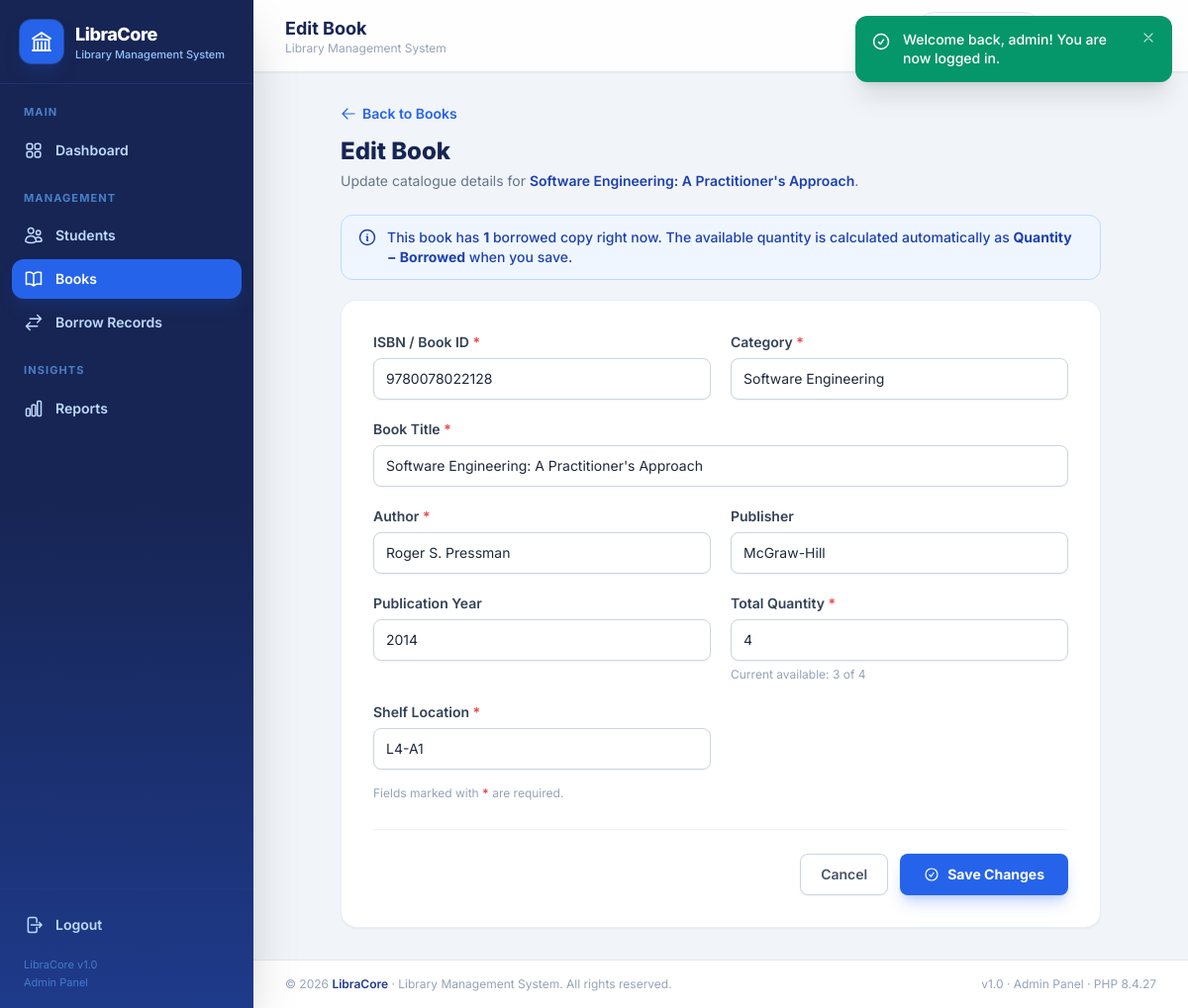
The page /books/edit.php?id=10 (signed in) on the database its author committed.
### tables this page shows
CREATE TABLE `books` (
  `id`                 INT UNSIGNED     NOT NULL AUTO_INCREMENT,
  `isbn`               VARCHAR(20)      NOT NULL,
  `title`              VARCHAR(200)     NOT NULL,
  `author`             VARCHAR(150)     NOT NULL,
  `category`           VARCHAR(80)      NOT NULL,
  `publisher`          VARCHAR(120)              DEFAULT NULL,
  `publication_year`   SMALLINT UNSIGNED         DEFAULT NULL,
  `quantity`           INT UNSIGNED     NOT NULL DEFAULT 1,
  `available_quantity` INT UNSIGNED     NOT NULL DEFAULT 1,
  `shelf_location`     VARCHAR(30)      NOT NULL,
  `created_at`         TIMESTAMP        NOT NULL DEFAULT CURRENT_TIMESTAMP,
  `updated_at`         TIMESTAMP        NOT NULL DEFAULT CURRENT_TIMESTAMP ON UPDATE CURRENT_TIMESTAMP,
  PRIMARY KEY (`id`),
  UNIQUE KEY `uq_books_isbn` (`isbn`),
  KEY `idx_books_title` (`title`),
  KEY `idx_books_category` (`category`),
  CONSTRAINT `chk_books_available_range` CHECK (`available_quantity` <= `quantity`)
);

### books/edit.php (the view, shortened to what this page needs)
<?php
require_once __DIR__ . '/../includes/auth_check.php';
$id   = (int)($_GET['id'] ?? $_POST['id'] ?? 0);
$stmt = $pdo->prepare('SELECT * FROM books WHERE id = :id');
$stmt->execute([':id' => $id]);
$book = $stmt->fetch();
$stmt = $pdo->prepare('SELECT COUNT(*) FROM borrow_records WHERE book_id = :bid AND return_date IS NULL');
$stmt->execute([':bid' => $id]);
$activeBorrowed = (int)$stmt->fetchColumn();
$errors = [];
include __DIR__ . '/../includes/header.php';
?>
<div class="mx-auto max-w-3xl">
    <div class="mb-6">
        <a href="<?= url('books/index.php') ?>" class="inline-flex items-center gap-1.5 text-sm font-semibold text-blue-600 transition hover:text-blue-800 hover:underline">
            <?= icon('back', 'h-4 w-4') ?> Back to Books
        </a>
        <h2 class="mt-2 text-xl font-extrabold text-blue-950 sm:text-2xl">Edit Book</h2>
        <p class="mt-1 text-sm text-slate-500">Update catalogue details for <span class="font-semibold text-blue-800"><?= e($book['title']) ?></span>.</p>
    </div>
    <?php if ($activeBorrowed > 0): ?>
        <div class="mb-5 flex items-start gap-2.5 rounded-xl border border-blue-200 bg-blue-50 px-4 py-3 text-sm font-medium text-blue-800" role="note">
            <?= icon('info', 'h-5 w-5 shrink-0') ?>
            <span>
                This book has <strong><?= $activeBorrowed ?></strong> borrowed cop<?= $activeBorrowed === 1 ? 'y' : 'ies' ?> right now.
                The available quantity is calculated automatically as <strong>Quantity &minus; Borrowed</strong> when you save.
            </span>
        </div>
    <?php endif; ?>
    <form method="post" action="<?= e($_SERVER['PHP_SELF']) ?>?id=<?= $id ?>" novalidate data-validate
          class="rounded-2xl border border-slate-200/70 bg-white p-6 shadow-sm sm:p-8">
        <div class="grid grid-cols-1 gap-5 md:grid-cols-2">
            <div>
                <label for="isbn" class="mb-1.5 block text-sm font-semibold text-slate-700">ISBN / Book ID <span class="text-red-500">*</span></label>
                <input type="text" id="isbn" name="isbn" value="<?= old_value('isbn', $book['isbn']) ?>"
                       class="<?= input_class($errors, 'isbn') ?>">
            </div>
            <div>
                <label for="category" class="mb-1.5 block text-sm font-semibold text-slate-700">Category <span class="text-red-500">*</span></label>
                <input type="text" id="category" name="category" list="book-categories" value="<?= old_value('category', $book['category']) ?>"
                       class="<?= input_class($errors, 'category') ?>">
            </div>
            <div class="md:col-span-2">
                <label for="title" class="mb-1.5 block text-sm font-semibold text-slate-700">Book Title <span class="text-red-500">*</span></label>
                <input type="text" id="title" name="title" value="<?= old_value('title', $book['title']) ?>"
                       class="<?= input_class($errors, 'title') ?>">
            </div>
            <div>
                <label for="author" class="mb-1.5 block text-sm font-semibold text-slate-700">Author <span class="text-red-500">*</span></label>
                <input type="text" id="author" name="author" value="<?= old_value('author', $book['author']) ?>"
                       class="<?= input_class($errors, 'author') ?>">
            </div>
            <div>
                <label for="publisher" class="mb-1.5 block text-sm font-semibold text-slate-700">Publisher</label>
                <input type="text" id="publisher" name="publisher" value="<?= old_value('publisher', $book['publisher']) ?>"
                       class="<?= input_class($errors, 'publisher') ?>">
            </div>
            <div>
                <label for="publication_year" class="mb-1.5 block text-sm font-semibold text-slate-700">Publication Year</label>
                <input type="number" id="publication_year" name="publication_year" min="1400" max="<?= (int)date('Y') + 1 ?>" value="<?= old_value('publication_year', $book['publication_year']) ?>"
                       class="<?= input_class($errors, 'publication_year') ?>">
            </div>
            <div>
                <label for="quantity" class="mb-1.5 block text-sm font-semibold text-slate-700">Total Quantity <span class="text-red-500">*</span></label>
                <input type="number" id="quantity" name="quantity" min="<?= max(1, $activeBorrowed) ?>" value="<?= old_value('quantity', $book['quantity']) ?>"
                       class="<?= input_class($errors, 'quantity') ?>">
                <p class="mt-1.5 text-xs text-slate-400">Current available: <?= (int)$book['available_quantity'] ?> of <?= (int)$book['quantity'] ?></p>
            </div>
            <div>
                <label for="shelf_location" class="mb-1.5 block text-sm font-semibold text-slate-700">Shelf Location <span class="text-red-500">*</span></label>
                <input type="text" id="shelf_location" name="shelf_location" value="<?= old_value('shelf_location', $book['shelf_location']) ?>"
                       class="<?= input_class($errors, 'shelf_location') ?>">
            </div>
        </div>
        <p class="mt-4 text-xs text-slate-400">Fields marked with <span class="font-bold text-red-500">*</span> are required.</p>
        <div class="mt-7 flex flex-col-reverse gap-3 border-t border-slate-100 pt-6 sm:flex-row sm:justify-end">
            <a href="<?= url('books/view.php?id=' . $id) ?>"
               class="inline-flex items-center justify-center gap-2 rounded-lg border border-slate-300 bg-white px-5 py-2.5 text-sm font-semibold text-slate-600 shadow-sm transition hover:bg-slate-50 focus:outline-none focus-visible:ring-2 focus-visible:ring-blue-400">
                Cancel
            </a>
            <button type="submit"
                    class="inline-flex items-center justify-center gap-2 rounded-lg bg-blue-600 px-6 py-2.5 text-sm font-bold text-white shadow-lg shadow-blue-600/25 transition hover:bg-blue-700 focus:outline-none focus-visible:ring-2 focus-visible:ring-blue-400 active:scale-[.99]">
                <?= icon('check', 'h-4 w-4') ?> Save Changes
            </button>
        </div>
    </form>
</div>
<?php include __DIR__ . '/../includes/footer.php'; ?>

### includes/header.php (style rules this page uses)
body { font-family: 'Inter', ui-sans-serif, system-ui, sans-serif; }

### rows shown on the page
books: title "Software Engineering: A Practitioner's Approach", isbn "9780078022128", category "Software Engineering", author "Roger S. Pressman", publisher "McGraw-Hill", publication_year "2014", quantity "4", available_quantity "3", shelf_location "L4-A1"

### other values the page prints
$label "Dashboard Students Books Borrow Records Reports"
$page_title "Edit Book"
$fl['message'] "Welcome back, admin! You are now logged in."
$activeBorrowed "1"
PHP_VERSION "8.4.27"
